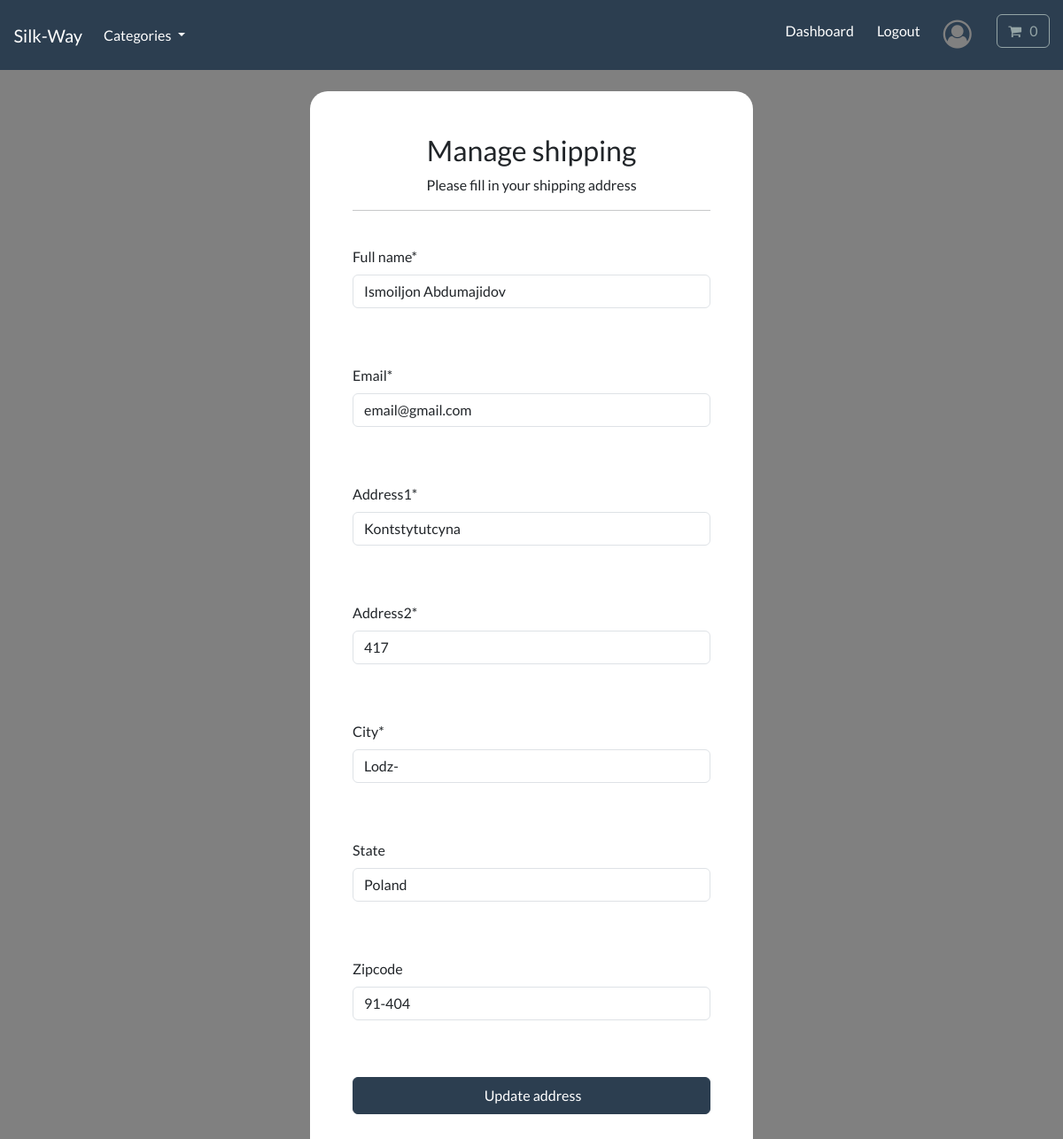
/account/manage-shipping (signed in), run on the app's committed database.
### payment/models.py (models this page shows, shortened)
class ShippingAdress(models.Model):
    full_name = models.CharField(max_length=300)
    email = models.EmailField(max_length=255)
    address1 = models.CharField(max_length=300)
    address2 = models.CharField(max_length=300)
    city = models.CharField(max_length=255)
    state = models.CharField(max_length=255, null=True, blank=True)
    zipcode = models.CharField(
        max_length=10,
        validators=[
            RegexValidator(
                regex=r'^[A-Za-z0-9 \-]+$',
                message="Enter a valid ZIP or postal code."
            )
        ],
        null=True, blank=True
    )
    user = models.ForeignKey(User, on_delete=models.CASCADE, null=True, blank=True)
    class Meta:
        verbose_name_plural = 'Shipping Address'

### account/views.py (the view, shortened to what this page needs)
# urls.py: path('manage-shipping', views.manage_shipping, name='manage-shipping'),
@login_required(login_url='my-login')
def manage_shipping(request):
    try:
        shipping = ShippingAdress.objects.get(user=request.user.id)
    except ShippingAdress.DoesNotExist:
        shipping = None
    form = ShippingForm(instance=shipping)
    context={'form':form}
    return render(request, 'account/manage-shipping.html', context)

### payment/forms.py
class ShippingForm(forms.ModelForm):
    class Meta:
        model = ShippingAdress
        fields = ['full_name', 'email', 'address1', 'address2', 'city', 'state', 'zipcode']
        exclude = ['user',]

### cart/cart.py (called while the page is built)
    def __len__(self):
        return sum(item['qty'] for item in self.cart.values())

### cart/context_processors.py (called while the page is built)
def cart(request):
    return {'cart': Cart(request)}

### store/models.py (called while the page is built)
    def get_absolute_url(self):
        return reverse('list_category', args=[self.slug])

### store/views.py (called while the page is built)
def categories(request):
    all_categories = Category.objects.all()
    return {"all_categories": all_categories}

### account/templates/account/manage-shipping.html (shortened to what this page needs)
{% include "store/base.html" %}
{%load static%}
{% load crispy_forms_tags %}
{%block content%}
<body>
        <br>
        <div class='container big-white shadow-md p-5 form-layout'>
            <div class='text-center'>
                <h3>Manage shipping</h3>
                <p>Please fill in your shipping address</p>
            </div>
            <hr>
            <br>
            <form method='POST' autocomplete='off'>
                {{form.full_name|as_crispy_field}}
                <br><br>
                {{form.email|as_crispy_field}}
                <br> <br>
                {{form.address1|as_crispy_field}}
                <br> <br>
                {{form.address2|as_crispy_field}}
                <br> <br>
                {{form.city|as_crispy_field}}
                <br> <br>
                {{form.state|as_crispy_field}}
                <br> <br>
                {{form.zipcode|as_crispy_field}}
                <br> <br>
                <button type='submit' class="btn btn-primary navbar-btn text-white w-100 p-2">&nbsp;Update address</button>
            </form>
            <br>
        </div>
        <br>
</body>
{%endblock%}

### static/css/styles.css (style rules this page uses)
.form-layout { border-radius: 20px; width: 500px; background-color: white; }

### account/templates/account/manage-shipping.html (style rules this page uses)
body { background-color: gray; }

### data on the page
ShippingAdress: full_name "Ismoiljon Abdumajidov", email "email@gmail.com", address1 "Kontstytutcyna", address2 "417", city "Lodz-", state "Poland", zipcode "91-404"
